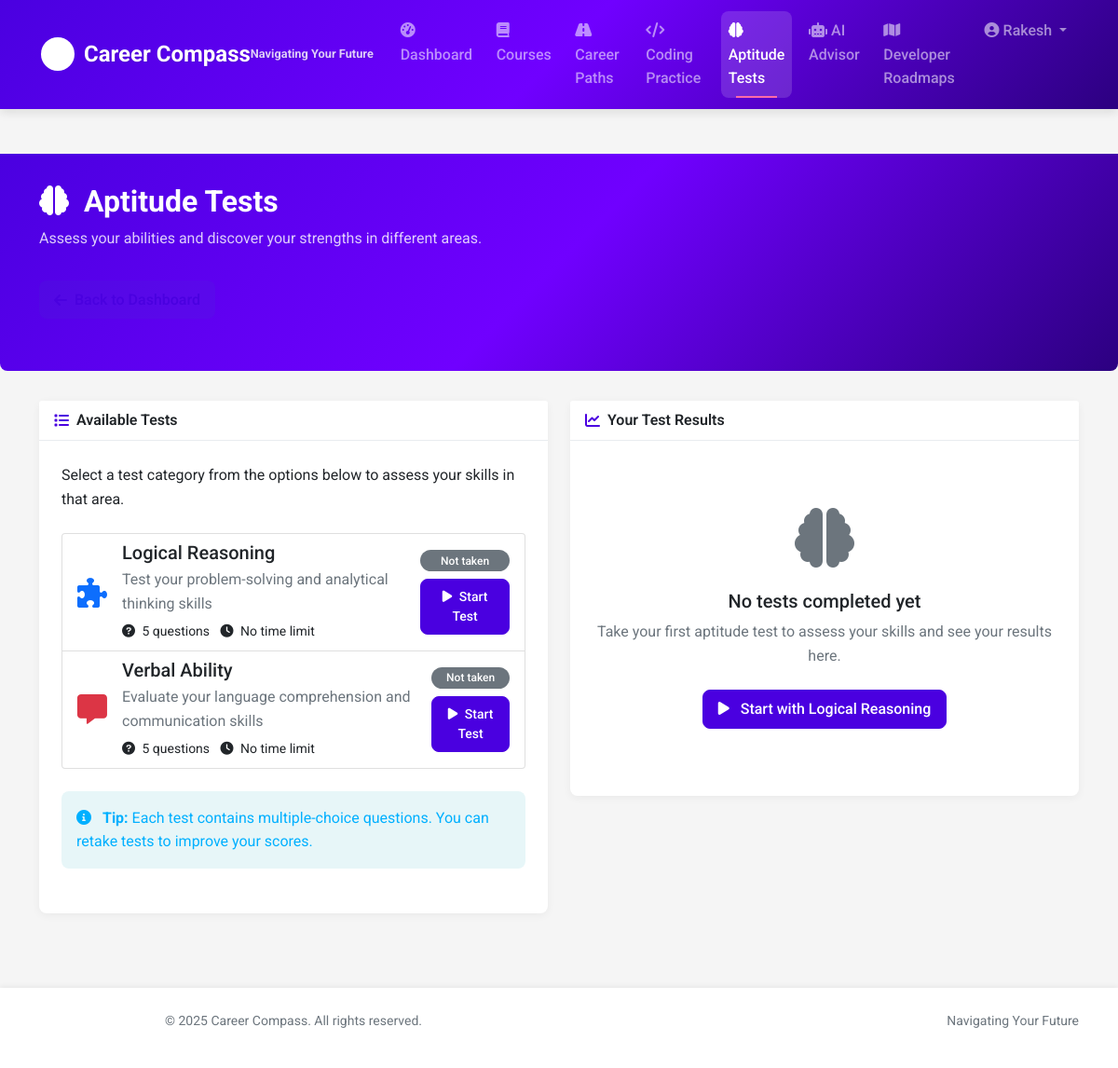
The app's page /aptitude-tests (signed in) with its own data.
### models.py (models this page shows, shortened)
class User(UserMixin, db.Model):
    id = db.Column(db.Integer, primary_key=True)
    username = db.Column(db.String(64), unique=True, nullable=False)
    email = db.Column(db.String(120), unique=True, nullable=False)
    password_hash = db.Column(db.String(256), nullable=False)
    first_name = db.Column(db.String(64))
    last_name = db.Column(db.String(64))
    dob = db.Column(db.Date)
    institution = db.Column(db.String(128))
    major = db.Column(db.String(128))
    bio = db.Column(db.Text)
    reset_token = db.Column(db.String(100))
    reset_token_expiration = db.Column(db.DateTime)
    created_at = db.Column(db.DateTime, default=datetime.utcnow)
    profile = db.relationship('Profile', backref='user', uselist=False, cascade="all, delete-orphan")
    career_goals = db.relationship('CareerGoal', backref='user', lazy=True, cascade="all, delete-orphan")
    aptitude_tests = db.relationship('AptitudeTestResult', backref='user', lazy=True, cascade="all, delete-orphan")
    coding_solutions = db.relationship('CodingSolution', backref='user', lazy=True, cascade="all, delete-orphan")

class AptitudeTest(db.Model):
    id = db.Column(db.Integer, primary_key=True)
    category = db.Column(db.String(64), nullable=False)  # "Logical Reasoning", "Verbal Ability", etc.
    description = db.Column(db.Text)
    total_questions = db.Column(db.Integer, default=0)
    time_limit = db.Column(db.Integer)  # in minutes, NULL for no limit
    passing_score = db.Column(db.Integer)  # percentage
    created_at = db.Column(db.DateTime, default=datetime.utcnow)
    questions = db.relationship('AptitudeQuestion', backref='test', lazy=True, cascade="all, delete-orphan")

### routes.py (the view)
    @app.route('/aptitude-tests')
    @login_required
    def aptitude_tests():
        tests = AptitudeTest.query.all()
        user_results = {}
        for result in AptitudeTestResult.query.filter_by(user_id=current_user.id).all():
            user_results[result.test_id] = result
        return render_template(
            'aptitude_tests.html',
            title='Aptitude Tests',
            tests=tests,
            user_results=user_results
        )

### app.py (called while the page is built)
    @login_manager.user_loader
    def load_user(user_id):
        return User.query.get(int(user_id))

### templates/aptitude_tests.html
{% extends "layout.html" %}
{% block content %}
<div class="page-header" style="background: var(--gradient-primary);">
    <div class="container">
        <h1 class="page-title"><i class="fas fa-brain me-2"></i> Aptitude Tests</h1>
        <p class="page-subtitle">Assess your abilities and discover your strengths in different areas.</p>
        <a href="{{ url_for('dashboard') }}" class="back-button mt-3">
            <i class="fas fa-arrow-left"></i> Back to Dashboard
        </a>
    </div>
</div>
<div class="container">
    <div class="row">
        <div class="col-lg-6 mb-4">
            <div class="card animate-fade-in">
                <div class="card-header">
                    <i class="fas fa-list"></i> Available Tests
                </div>
                <div class="card-body">
                    <p class="card-text mb-4">
                        Select a test category from the options below to assess your skills in that area.
                    </p>
                    <div class="list-group">
                        {% for test in tests %}
                            <div class="list-group-item list-group-item-action d-flex justify-content-between align-items-center">
                                <div>
                                    <div class="d-flex align-items-center">
                                        {% if 'logical' in test.category.lower() %}
                                            <i class="fas fa-puzzle-piece text-primary me-3 fa-2x"></i>
                                        {% elif 'verbal' in test.category.lower() %}
                                            <i class="fas fa-comment-alt text-danger me-3 fa-2x"></i>
                                        {% elif 'quantitative' in test.category.lower() %}
                                            <i class="fas fa-calculator text-warning me-3 fa-2x"></i>
                                        {% else %}
                                            <i class="fas fa-tools text-info me-3 fa-2x"></i>
                                        {% endif %}
                                        <div>
                                            <h5 class="mb-1">{{ test.category }}</h5>
                                            <p class="mb-1 text-muted">{{ test.description }}</p>
                                            <small>
                                                <i class="fas fa-question-circle me-1"></i> {{ test.total_questions }} questions
                                                {% if test.time_limit %}
                                                    <span class="ms-2"><i class="fas fa-clock me-1"></i> {{ test.time_limit }} minutes</span>
                                                {% else %}
                                                    <span class="ms-2"><i class="fas fa-clock me-1"></i> No time limit</span>
                                                {% endif %}
                                            </small>
                                        </div>
                                    </div>
                                </div>
                                <div>
                                    {% if test.id in user_results %}
                                        <span class="badge bg-success mb-2 d-block">
                                            {{ user_results[test.id].score_percentage|round(1) }}%
                                        </span>
                                        <a href="{{ url_for('test_results', result_id=user_results[test.id].id) }}" class="btn btn-sm btn-outline-primary">
                                            <i class="fas fa-chart-bar me-1"></i> Results
                                        </a>
                                        <a href="{{ url_for('take_test', test_id=test.id) }}" class="btn btn-sm btn-outline-secondary">
                                            <i class="fas fa-redo me-1"></i> Retake
                                        </a>
                                    {% else %}
                                        <span class="badge bg-secondary mb-2 d-block">Not taken</span>
                                        <a href="{{ url_for('take_test', test_id=test.id) }}" class="btn btn-sm btn-primary">
                                            <i class="fas fa-play me-1"></i> Start Test
                                        </a>
                                    {% endif %}
                                </div>
                            </div>
                        {% endfor %}
                    </div>
                    <div class="alert alert-info mt-4">
                        <i class="fas fa-info-circle me-2"></i>
                        <strong>Tip:</strong> Each test contains multiple-choice questions. You can retake tests to improve your scores.
                    </div>
                </div>
            </div>
        </div>
        <div class="col-lg-6">
            <div class="card animate-fade-in">
                <div class="card-header">
                    <i class="fas fa-chart-line"></i> Your Test Results
                </div>
                <div class="card-body">
                    {% if user_results %}
                        <div class="mb-4" style="height: 300px;">
                            <canvas id="aptitudeResultsChart"
                                    data-categories='{{ user_results|map(attribute="test.category")|list|tojson }}'
                                    data-scores='{{ user_results|map(attribute="score")|list|tojson }}'
                                    data-max-scores='{{ user_results|map(attribute="test.total_questions")|list|tojson }}'></canvas>
                        </div>
                        <h5 class="mb-3">Recent Tests</h5>
                        <div class="list-group">
                            {% for result in user_results.values()|sort(attribute='completed_at', reverse=True)|list %}
                                <a href="{{ url_for('test_results', result_id=result.id) }}" class="list-group-item list-group-item-action">
                                    <div class="d-flex justify-content-between align-items-center">
                                        <div>
                                            <h6 class="mb-1">{{ result.test.category }}</h6>
                                            <small class="text-muted">
                                                Completed on {{ result.completed_at.strftime('%b %d, %Y') }}
                                            </small>
                                        </div>
                                        <div class="text-end">
                                            <h5 class="mb-0 test-score">{{ result.score }}/{{ result.test.total_questions }}</h5>
                                            <small class="text-muted">{{ result.score_percentage|round(1) }}%</small>
                                        </div>
                                    </div>
                                    <div class="progress mt-2" style="height: 5px;">
                                        <div class="progress-bar
                                            {% if result.score_percentage >= 80 %}bg-success
                                            {% elif result.score_percentage >= 60 %}bg-primary
                                            {% elif result.score_percentage >= 40 %}bg-warning
                                            {% else %}bg-danger{% endif %}"
                                             role="progressbar" style="width: {{ result.score_percentage }}%"></div>
                                    </div>
                                </a>
                            {% endfor %}
                        </div>
                    {% else %}
                        <div class="text-center py-5">
                            <div class="mb-4">
                                <i class="fas fa-brain fa-4x text-muted"></i>
                            </div>
                            <h5>No tests completed yet</h5>
                            <p class="text-muted mb-4">Take your first aptitude test to assess your skills and see your results here.</p>
                            <a href="#" class="btn btn-primary">
                                <i class="fas fa-play me-2"></i> Start with Logical Reasoning
                            </a>
                        </div>
                    {% endif %}
                </div>
            </div>
        </div>
    </div>
</div>
{% endblock %}

### templates/layout.html (shortened to what this page needs)
<!DOCTYPE html>
<html lang="en">
<head>
    <link href="https://cdn.jsdelivr.net/npm/bootstrap@5.1.3/dist/css/bootstrap.min.css" rel="stylesheet">
    <link rel="stylesheet" href="https://cdnjs.cloudflare.com/ajax/libs/font-awesome/6.0.0-beta3/css/all.min.css">
    <link rel="stylesheet" href="{{ url_for('static', filename='css/style.css') }}">
</head>
<body>
    <nav class="navbar navbar-expand-lg navbar-dark">
        <div class="container">
            <a class="navbar-brand" href="{{ url_for('index') }}">
                <img src="{{ url_for('static', filename='images/logo.svg') }}" alt="Career Compass Logo" width="40" height="40">
                Career Compass
                <span class="navbar-tagline">Navigating Your Future</span>
            </a>
            <div class="collapse navbar-collapse" id="navbarNav">
                <ul class="navbar-nav ms-auto">
                    {% if current_user.is_authenticated %}
                        <li class="nav-item">
                            <a class="nav-link {% if request.endpoint == 'dashboard' %}active{% endif %}" href="{{ url_for('dashboard') }}">
                                <i class="fas fa-tachometer-alt"></i> Dashboard
                            </a>
                        </li>
                        <li class="nav-item">
                            <a class="nav-link {% if request.endpoint == 'courses' %}active{% endif %}" href="{{ url_for('courses') }}">
                                <i class="fas fa-book"></i> Courses
                            </a>
                        </li>
                        <li class="nav-item">
                            <a class="nav-link {% if request.endpoint == 'career_paths' %}active{% endif %}" href="{{ url_for('career_paths') }}">
                                <i class="fas fa-road"></i> Career Paths
                            </a>
                        </li>
                        <li class="nav-item">
                            <a class="nav-link {% if request.endpoint == 'coding_practice' %}active{% endif %}" href="{{ url_for('coding_practice') }}">
                                <i class="fas fa-code"></i> Coding Practice
                            </a>
                        </li>
                        <li class="nav-item">
                            <a class="nav-link {% if request.endpoint == 'aptitude_tests' %}active{% endif %}" href="{{ url_for('aptitude_tests') }}">
                                <i class="fas fa-brain"></i> Aptitude Tests
                            </a>
                        </li>
                        <li class="nav-item">
                            <a class="nav-link {% if request.endpoint == 'ai_advisor' %}active{% endif %}" href="{{ url_for('ai_advisor') }}">
                                <i class="fas fa-robot"></i> AI Advisor
                            </a>
                        </li>
                        <li class="nav-item">
                            <a class="nav-link {% if request.endpoint == 'developer_roadmaps' %}active{% endif %}" href="{{ url_for('developer_roadmaps') }}">
                                <i class="fas fa-map"></i> Developer Roadmaps
                            </a>
                        </li>
                        <li class="nav-item dropdown">
                            <a class="nav-link dropdown-toggle" href="#" id="navbarDropdown" role="button" data-bs-toggle="dropdown">
                                <i class="fas fa-user-circle"></i> {{ current_user.username }}
                            </a>
                        </li>
                    {% endif %}
                </ul>
            </div>
        </div>
    </nav>
    <main class="main-container">
        {% block content %}{% endblock %}
    </main>
    <footer>
        <div class="container">
            <div class="row">
                <div class="col-md-6">
                    <p class="footer-text">
                        &copy; 2025 Career Compass. All rights reserved.
                    </p>
                </div>
                <div class="col-md-6 text-md-end">
                    <p class="footer-text">
                        Navigating Your Future
                    </p>
                </div>
            </div>
        </div>
    </footer>
</body>
</html>

### records on screen
User: username "Rakesh"
AptitudeTest: category "Logical Reasoning", description "Test your problem-solving and analytical thinking skills", total_questions "5", shows "No time limit"
AptitudeTest: category "Verbal Ability", description "Evaluate your language comprehension and communication skills", total_questions "5", shows "No time limit"
